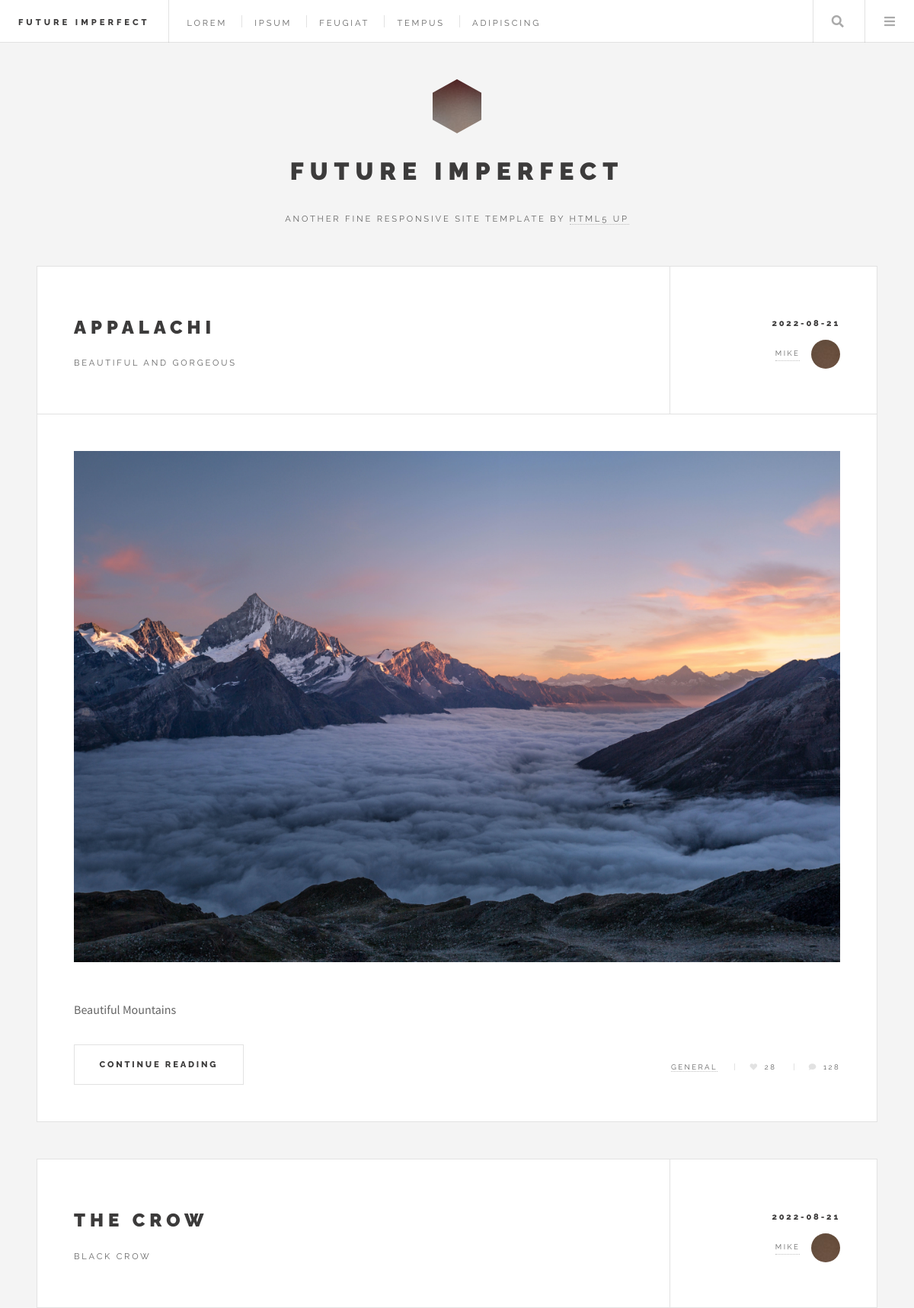
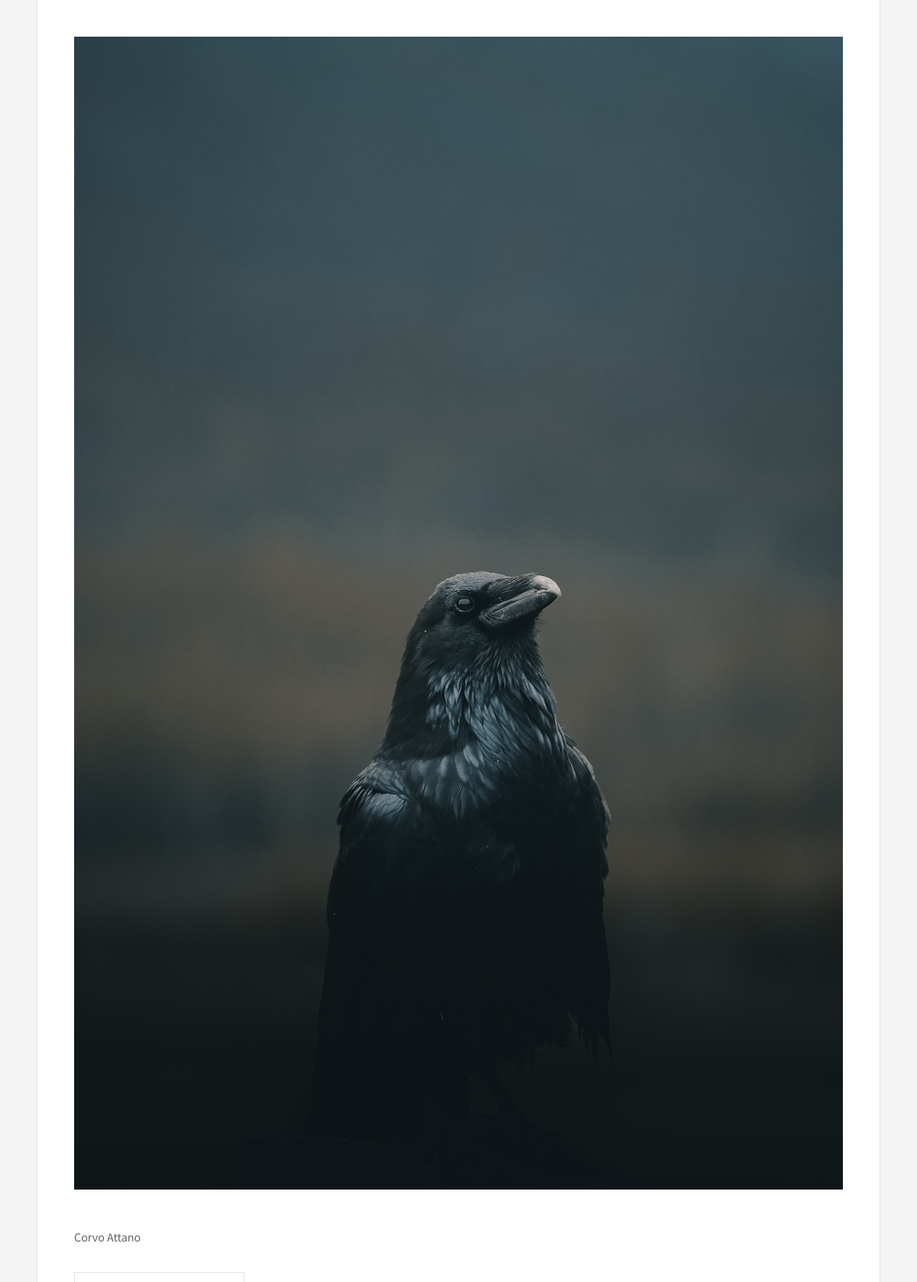
The page / (upper part) on the database its author committed (2 pictures, top to bottom).
### tables this page shows
CREATE TABLE `posts` (
  `id` int(11) NOT NULL,
  `title` varchar(255) NOT NULL,
  `subtitle` varchar(255) NOT NULL,
  `date` date NOT NULL,
  `author_id` int(11) NOT NULL,
  `image` text NOT NULL,
  `resume` text NOT NULL,
  `content` text NOT NULL
);

CREATE TABLE `users` (
  `id` int(11) NOT NULL,
  `login` varchar(255) NOT NULL,
  `password` varchar(255) NOT NULL,
  `avatar` text NOT NULL,
  `role` int(11) NOT NULL
);

### index.php (called while the page is built, shortened)
<?php
include("database.php");
include("models/posts.php");
include("views/index.php");
?>

### models/posts.php (called while the page is built)
<?php
$stmt = $my_db->prepare("SELECT * FROM `settings`");
$stmt->execute();
$settings=$stmt->fetch();
$current_page = isset($_GET['page']) ? $_GET['page']:1;
$offset=(($current_page-1)*intval($settings['pages']));
$limit = $settings['pages'];
$stmt = $my_db->prepare("SELECT * FROM `posts`
ORDER BY id DESC LIMIT $limit OFFSET $offset");
$stmt->execute();
$posts=$stmt->fetchall();
?>

### views/index.php (the view, shortened to what this page needs)
<!DOCTYPE HTML>
<html>
	<head>
		<link rel="stylesheet" href="assets/css/main.css" />
	</head>
	<body class="is-preload">
			<div id="wrapper">
					<header id="header">
						<h1><a href="index.html">Future Imperfect</a></h1>
						<nav class="links">
							<ul>
								<li><a href="#">Lorem</a></li>
								<li><a href="#">Ipsum</a></li>
								<li><a href="#">Feugiat</a></li>
								<li><a href="#">Tempus</a></li>
								<li><a href="#">Adipiscing</a></li>
							</ul>
						</nav>
						<nav class="main">
							<ul>
								<li class="search">
									<a class="fa-search" href="#search">Search</a>
								</li>
								<li class="menu">
									<a class="fa-bars" href="#menu">Menu</a>
								</li>
							</ul>
						</nav>
					</header>
					<div id="main">
						<?php foreach($posts as $post):?>
							<?php $stmt = $my_db->prepare("SELECT `login`,`avatar` FROM `users` WHERE id=:author_id");
$stmt->execute(['author_id'=> $post['author_id']]);
$author_name=$stmt->fetchall()[0];?>
							<article class="post">
								<header>
									<div class="title">
										<h2><a href="single.php?post=<?=$post['id']?>"><?=$post['title']?></a></h2>
										<p><?=$post['subtitle']?></p>
									</div>
									<div class="meta">
										<time class="published" datetime="<?=$post['date']?>"><?=$post['date']?></time>
										<a href="#" class="author"><span class="name"><?=$author_name['login']?></span><img src="<?=$author_name['avatar']?>" alt="" /></a>
									</div>
								</header>
								<a href="single.php" class="image featured"><img src="<?=$post['image']?>" alt="" /></a>
								<p><?=$post['resume']?></p>
								<footer>
									<ul class="actions">
										<li><a href="single.php?post=<?=$post['id']?>" class="button large">Continue Reading</a></li>
									</ul>
									<ul class="stats">
										<li><a href="#">General</a></li>
										<li><a href="#" class="icon solid fa-heart">28</a></li>
										<li><a href="#" class="icon solid fa-comment">128</a></li>
									</ul>
								</footer>
							</article>
							<?php endforeach;?>
					</div>
					<section id="sidebar">
							<section id="intro">
								<a href="#" class="logo"><img src="images/logo.jpg" alt="" /></a>
								<header>
									<h2>Future Imperfect</h2>
									<p>Another fine responsive site template by <a href="http://html5up.net">HTML5 UP</a></p>
								</header>
							</section>
					</section>
			</div>
	</body>
</html>

### rows shown on the page
posts: title "APPALACHI", subtitle "BEAUTIFUL AND GORGEOUS", date "2022-08-21", author.login "MIKE", author.avatar (placeholder picture), image (picture), resume "Beautiful Mountains"
posts: title "THE CROW", subtitle "BLACK CROW", date "2022-08-21", author.login "MIKE", author.avatar (placeholder picture), image (picture), resume "Corvo Attano"
